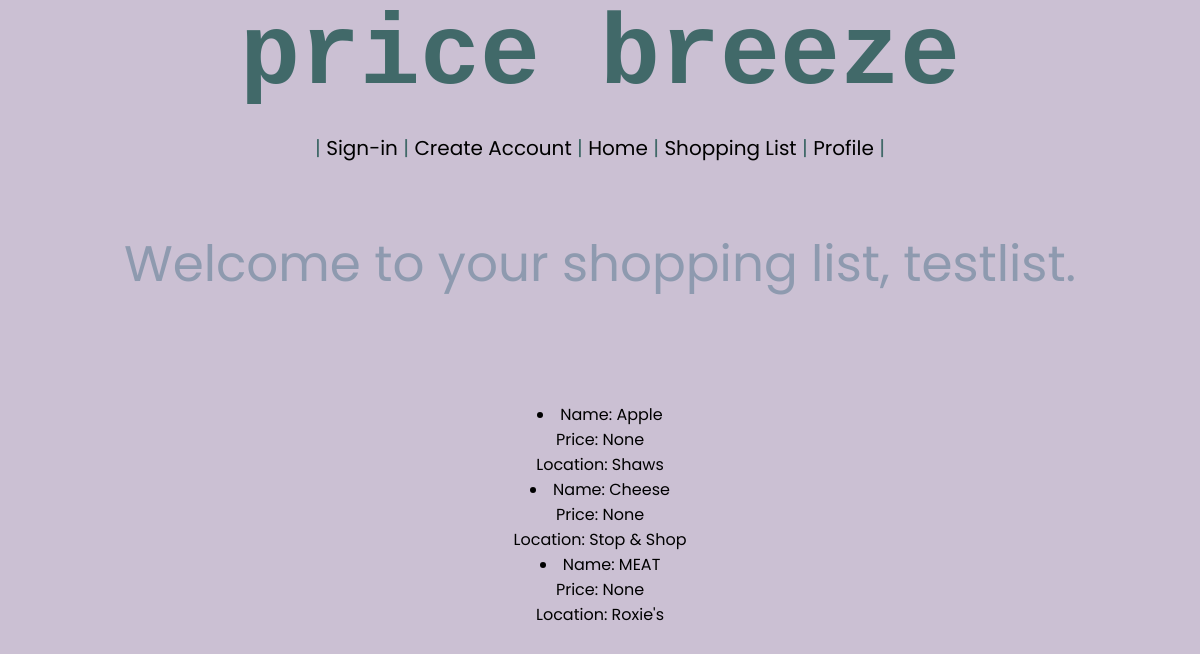
/list/ (signed in), run on the app's committed database.
### breeze/models.py (models this page shows)
class Item(models.Model):
    item_id = models.IntegerField()
    userid = models.ForeignKey('ShoppingList', on_delete=models.CASCADE, null=True)
    item_name = models.CharField(max_length=50)
    price = models.CharField(max_length=50, null=True)
    location = models.CharField(max_length=50)

### breeze/views.py (the view)
# urls.py: path("list/", views.list, name="list"),
def list(request):
	list = ShoppingList.objects.get(userid=request.user)
	if request.method == "POST":
		name = request.POST.get('title')
		new_item = Item(userid=list, item_name=name, item_id = 1)
		new_item.save()
	items = Item.objects.filter(userid=list)
	return render(request, "shopping_list.html", {"item_list":items})

### breeze/templates/shopping_list.html (shortened to what this page needs)
{% extends "base.html" %}
{% block content %}
    <header>
        <h1>price breeze</h1>
        <nav class = "navBar">
            <ul>
                <li>|   <a href="{% url 'login'%}">Sign-in</a> | </li>
                <li><a href="{% url 'create_account'%}">Create Account</a> | </li>
                <li><a href="{% url 'home'%}">Home</a> | </li>
                <li><a href="{% url 'list'%}">Shopping List</a> |  </li>
                <li><a href="{% url 'user_profile_view'%}">Profile</a>  |   </li>
            </ul>
        </nav>
        <br>
        <div id = "usernameShow">
            {% if user.is_authenticated %}
            <p> Welcome to your shopping list, {{ user.get_username }}. </p>
            {% endif %}
        </div>
    </header>
    <br>
    <br>
    <br>
    <br>
    {% for item in item_list %}
        <li>
            <span>Name: {{ item.item_name }}</span>
            <p>Price: {{ item.price }}</p>
            <p>Location: {{ item.location }}</p>
        </li>
    {% endfor %}
{% endblock %}

### breeze/static/homeDesign.css (style rules this page uses)
#usernameShow { color: #8e9aaf; font-size: 100pxpx; font-family: 'Poppins', sans-serif;; }
a { color: black; text-decoration: none; }
.navBar ul li { text-align: center; font-size: 20px; display: inline; font-family: 'Poppins', sans-serif; }

### breeze/static/background.css (style rules this page uses)
* { margin: 0px; padding: 0px; }
header { width: 100%; color: rgb(65, 105, 105); font-size: 50px; font-family: 'Courier New', Courier, monospace; position: relative; z-index: 8; }
body { background-color:#cbc0d3; font-family: 'Poppins', sans-serif; text-align: center; z-index: 9; position: relative; }

### data on the page
Item: item_name "Apple", price "None", location "Shaws"
Item: item_name "Cheese", price "None", location "Stop & Shop"
Item: item_name "MEAT", price "None", location "Roxie's"

### other printed values
{{ user.get_username }} "testlist"
